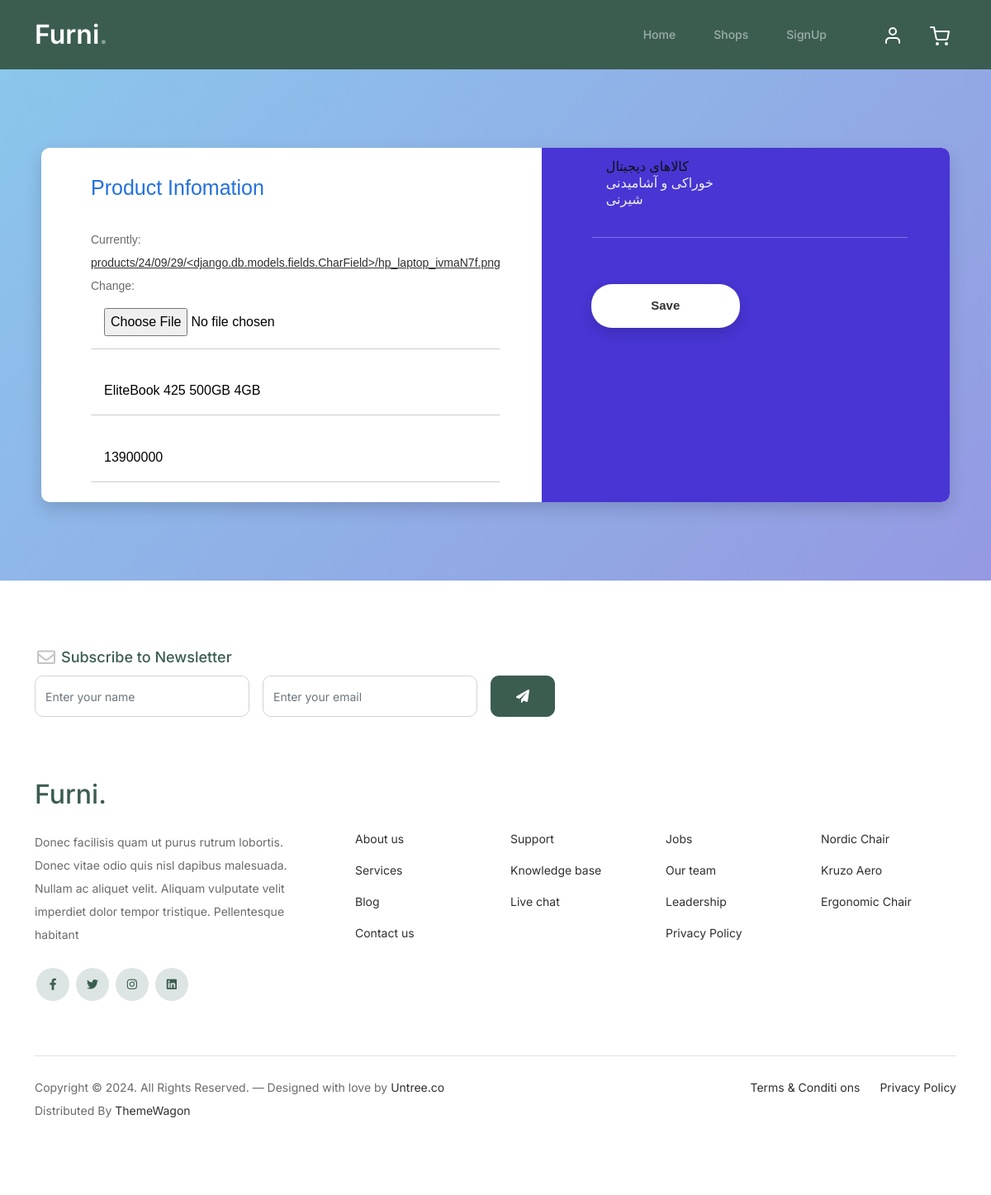
Screenshot of /cart/3/edit_product/ with the database file from the repository.
### cart/models.py (models this page shows, shortened)
class Product(models.Model):
    name = models.CharField(max_length=64)
    image = models.ImageField(null=True, upload_to=f"products/%y/%m/%d/{name}")
    price = models.PositiveIntegerField()
    company = models.ForeignKey(Company, on_delete=models.CASCADE)
    category = models.ManyToManyField(Category)
    class Meta:
        verbose_name = "محصول"
        verbose_name_plural = "محصولات"

class Category(models.Model):
    category = models.CharField(max_length=64)
    sub_category = models.ForeignKey(
        "self",
        null=True,
        blank=True,
        on_delete=models.CASCADE,
        related_name="category_sub_category",
    )
    def __str__(self):
        return f"{self.category}"
    class Meta:
        verbose_name = "دسته بندی"
        verbose_name_plural = "دسته بندی ها"

### cart/views.py (the view)
# urls.py: path("<pk>/edit_product/",UpdateProductView.as_view(),name="update_product"),
class UpdateProductView(NavbarUserTypeMixin, UpdateView):
    template_name = "products/add_product.html"
    form_class = AddProductForm
    model = Product
    success_url = reverse_lazy("root")

### cart/forms.py (shortened to what this page needs)
class AddProductForm(forms.ModelForm):
    class Meta:
        model = Product
        fields = ["name", "price", "image", "category"]

### cart/templatetags/poll_extra.py (called while the page is built)
@register.filter
def navbar(obj):
    return f"nav/{obj}.html"

### website/views.py (called while the page is built)
    def get_user(self):
        return self.UserType(self.request.user).validate()

    def get_context_data(self, **kwargs):
        context = super(NavbarUserTypeMixin, self).get_context_data(**kwargs)
        user = self.get_user()
        context["user_nav"], context["user_image"] = user.user_type, user.image
        return context

        def get_profile(self):
            if self.user_type != "goust":
                self.profile = Profile.objects.get(user=self.user)
                return self.profile

        @property
        def image(self):
            if self._user_type != "goust":
                return self.profile.image.url

        @property
        def user_type(self):
            return self._user_type

        def validate(self):
            self.get_user_type_and_fix_staff()
            self.get_profile()
            return self

### templates/products/add_product.html
{% extends "base.html" %}
{% block content %}
{% include "products/product_form.html" %}
{% endblock content %}

### templates/products/product_form.html
{% extends "register/main_register_form.html" %}
{% block register_model %}
<div class="form-left">
    <h2>Product Infomation</h2>
    <div class="form-row">
        {{form.image}}
    </div>
    <div class="form-row">
        {{form.name}}
    </div>
    <div class="form-row">
        {{form.price}}
    </div>
</div>
<div class="form-right">
    <div class="form-row">
        {{form.category}}
    </div>
    <div class="form-row-last">
        <input type="submit" name="register" class="register" value="Save">
      </div>
</div>
{% endblock register_model %}

### static/css/style.css (style rules this page uses)
body { overflow-x: hidden; position: relative; }
body { font-family: "Inter", sans-serif; font-weight: 400; line-height: 28px; color: #6a6a6a; font-size: 14px; background-color: #eff2f1; }
a { text-decoration: none; -webkit-transition: .3s all ease; -o-transition: .3s all ease; transition: .3s all ease; color: #2f2f2f; text-decoration: underline; }

### static/css/register_style.css (style rules this page uses)
body { margin:0 }
.form-v10-content .form-detail h2 { font-weight:500;font-size:25px;margin-bottom:34px;padding:33px 50px 0 60px }
.form-v10-content .form-detail .form-left { border-top-left-radius:10px;border-bottom-left-radius:10px;width:100% }
.form-v10-content .form-detail .form-left h2 { color:#2271dd }
.form-v10-content .form-detail .form-right { width:100%;background:#4835d4;border-top-right-radius:10px;border-bottom-right-radius:10px }
.form-v10-content .form-detail .form-row { position:relative;margin-bottom:24px;padding-left:60px;padding-right:50px }
.form-v10-content .form-detail select,.form-v10-content .form-detail input { width:100%;padding:11.5px 15px 15px;border:1px solid transparent;background:0 0;appearance:unset;-moz-appearance:unset;-webkit-appearance:unset;-o-appearance:unset;-ms-appearance:unset;outline:none;-moz-outline:none;-webkit-outline:none;-o-outline:none;-ms-outline:none;font-family:montserrat,sans-serif;font-size:16px;box-sizing:border-box;-moz-box-sizing:border-box;-webkit-box-sizing:border-box;-o-box-sizing:border-box;-ms-box-sizing:border-box }
.form-v10-content .form-detail select { background:0 0;position:relative;z-index:9;cursor:pointer }
.form-v10-content .form-detail .form-right select { color:#f2f2f2 }
.form-v10-content .form-detail .form-left input { color:#000 }
.form-v10-content .form-detail .form-right input { color:#fff }
.form-v10-content .form-detail .form-left input,.form-v10-content .form-detail .form-left select { border-bottom:1px solid #ccc }
.form-v10-content .form-detail .form-right input,.form-v10-content .form-detail .form-right select { border-bottom:1px solid;border-bottom-color:rgba(255,255,255,.3) }
.form-v10-content .form-detail .form-right select option { background:#4835d4 }
.form-v10-content .form-detail .form-right .form-row-last { padding-left:60px;margin:44px 0 10px }
.form-v10-content .form-detail .form-right .register { background:#fff;border-radius:25px;-o-border-radius:25px;-ms-border-radius:25px;-moz-border-radius:25px;-webkit-border-radius:25px;box-shadow:0 6px 17px 0 rgba(0,0,0,.15);-o-box-shadow:0 6px 17px 0 rgba(0,0,0,.15);-ms-box-shadow:0 6px 17px 0 rgba(0,0,0,.15);-moz-box-shadow:0 6px 17px 0 rgba(0,0,0,.15);-webkit-box-shadow:0 6px 17px 0 rgba(0,0,0,.15);width:180px;border:none;margin:6px 0 50px 0;cursor:pointer;color:#333;font-weight:700;font-size:15px }
.form-v10-content .form-detail .form-right .form-row-last input { padding:12.5px }

### rows the page displays
Product: name "EliteBook 425 500GB 4GB", price "13900000"
Category: category "کالاهای دیجیتال ☑ / خوراکی و آشامیدنی / شیرنی"
